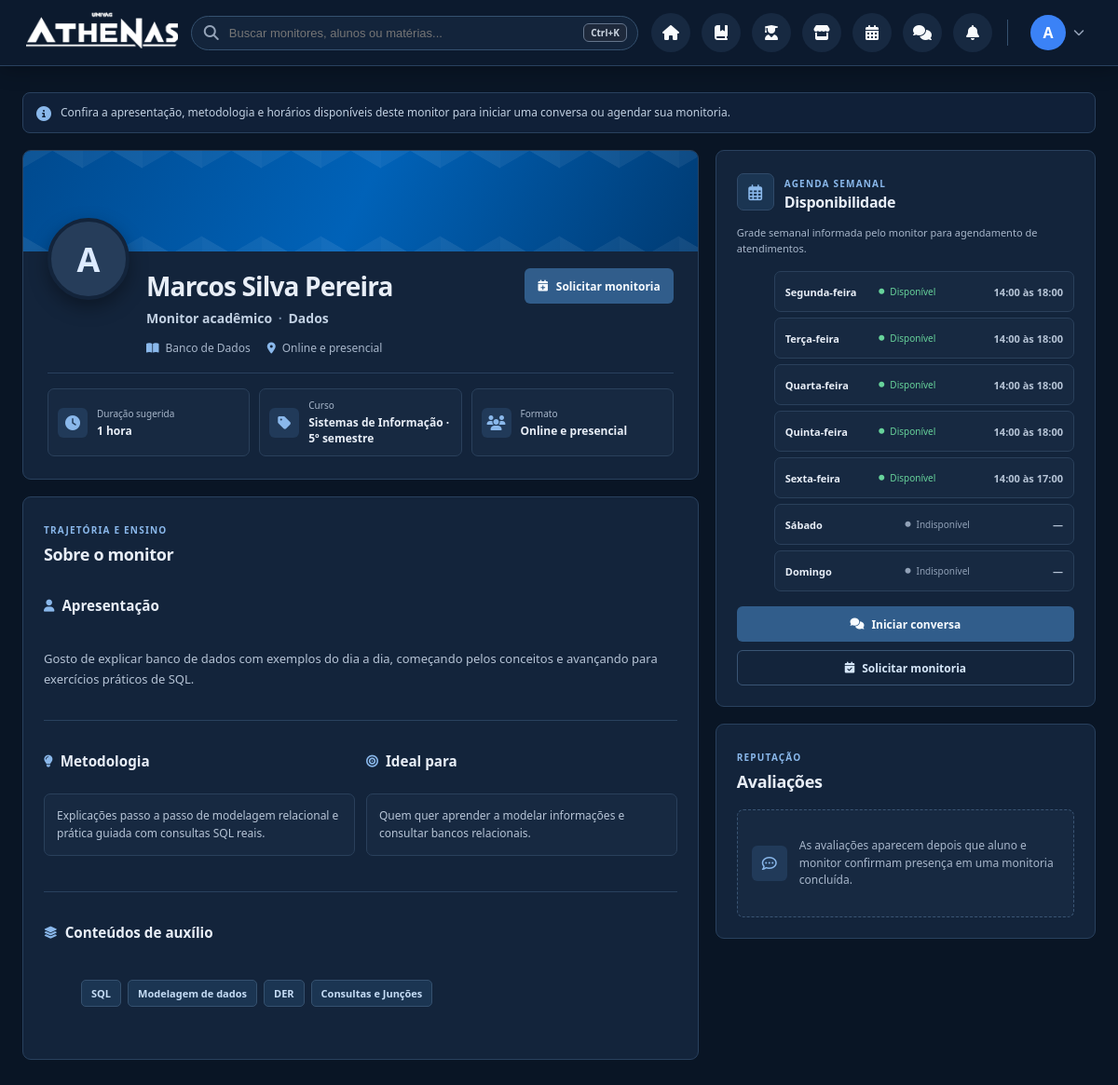
/views/monitor/perfilMonitor.php?id=1 (signed in), run on the app's committed database.
### tables this page shows
CREATE TABLE IF NOT EXISTS perfis_monitores (
    monitor_id INT PRIMARY KEY,
    area_atuacao VARCHAR(120) NOT NULL DEFAULT '',
    disciplina VARCHAR(120) NOT NULL DEFAULT '',
    local_atendimento VARCHAR(120) NOT NULL DEFAULT '',
    duracao_monitoria VARCHAR(40) NOT NULL DEFAULT '',
    modalidade VARCHAR(80) NOT NULL DEFAULT '',
    metodologia VARCHAR(500) NOT NULL DEFAULT '',
    ideal_para VARCHAR(300) NOT NULL DEFAULT '',
    topicos TEXT NOT NULL,
    atualizado_em TIMESTAMP NOT NULL DEFAULT CURRENT_TIMESTAMP ON UPDATE CURRENT_TIMESTAMP,
    CONSTRAINT fk_perfil_monitor_usuario
        FOREIGN KEY (monitor_id) REFERENCES usuarios(id) ON DELETE CASCADE
);

CREATE TABLE IF NOT EXISTS usuarios (
    id INT AUTO_INCREMENT PRIMARY KEY,
    nome VARCHAR(100) NOT NULL,
    email VARCHAR(100) NOT NULL UNIQUE,
    cpf VARCHAR(14) NOT NULL UNIQUE,
    senha VARCHAR(255) NOT NULL,
    tipo ENUM('aluno', 'monitor') NOT NULL DEFAULT 'aluno',
    bio VARCHAR(500) NOT NULL DEFAULT '',
    curso VARCHAR(120) NOT NULL DEFAULT '',
    periodo VARCHAR(40) NOT NULL DEFAULT '',
    foto_perfil MEDIUMBLOB NULL,
    foto_mime VARCHAR(30) NULL,
    notificar_mensagens TINYINT(1) NOT NULL DEFAULT 1,
    notificar_agendamentos TINYINT(1) NOT NULL DEFAULT 1,
    criado_em TIMESTAMP DEFAULT CURRENT_TIMESTAMP
);

CREATE TABLE IF NOT EXISTS disponibilidades_monitores (
    monitor_id INT NOT NULL,
    dia_semana TINYINT UNSIGNED NOT NULL,
    disponivel TINYINT(1) NOT NULL DEFAULT 0,
    hora_inicio TIME NULL,
    hora_fim TIME NULL,
    atualizado_em TIMESTAMP NOT NULL DEFAULT CURRENT_TIMESTAMP ON UPDATE CURRENT_TIMESTAMP,
    PRIMARY KEY (monitor_id, dia_semana),
    CONSTRAINT fk_disponibilidade_monitor_usuario
        FOREIGN KEY (monitor_id) REFERENCES usuarios(id) ON DELETE CASCADE,
    CONSTRAINT chk_disponibilidade_dia_semana
        CHECK (dia_semana BETWEEN 1 AND 7),
    CONSTRAINT chk_disponibilidade_horarios
        CHECK (
            (disponivel = 0 AND hora_inicio IS NULL AND hora_fim IS NULL)
            OR (disponivel = 1 AND hora_inicio IS NOT NULL AND hora_fim IS NOT NULL AND hora_inicio < hora_fim)
        )
);

### views/monitor/perfilMonitor.php (the view, shortened to what the rows shown need)
<?php
require_once __DIR__ . '/../../config/conexao.php';
$tipoUsuario = $_SESSION['usuario_tipo'];
$idUrl = isset($_GET['id']) ? filter_var($_GET['id'], FILTER_VALIDATE_INT) : null;
if ($tipoUsuario === 'monitor' && (!$idUrl || $idUrl === (int) $_SESSION['usuario_id'])) {
    $monitorIdAlvo = (int) $_SESSION['usuario_id'];
    $ehDono = true;
} else {
    $monitorIdAlvo = ($idUrl && $idUrl > 0) ? (int) $idUrl : 0;
}
$diasSemana = [
    1 => ['chave' => 'Seg', 'nome' => 'Segunda-feira'],
    2 => ['chave' => 'Ter', 'nome' => 'Terça-feira'],
    3 => ['chave' => 'Qua', 'nome' => 'Quarta-feira'],
    4 => ['chave' => 'Qui', 'nome' => 'Quinta-feira'],
    5 => ['chave' => 'Sex', 'nome' => 'Sexta-feira'],
    6 => ['chave' => 'Sab', 'nome' => 'Sábado'],
    7 => ['chave' => 'Dom', 'nome' => 'Domingo'],
];
$perfil = [
    'nome' => $_SESSION['usuario_nome'] ?? 'Monitor',
    'bio' => '',
    'curso' => '',
    'periodo' => '',
    'foto_mime' => null,
    'area_atuacao' => '',
    'disciplina' => '',
    'local_atendimento' => '',
    'duracao_monitoria' => '',
    'modalidade' => '',
    'metodologia' => '',
    'ideal_para' => '',
    'topicos' => '',
];
$horariosSemana = array_fill_keys(array_keys($diasSemana), [
    'disponivel' => false,
    'inicio' => '',
    'fim' => '',
]);
try {
    $stmt = $pdo->prepare(
        'SELECT u.id, u.nome, u.bio, u.curso, u.periodo, u.foto_mime,
                pm.area_atuacao, pm.disciplina, pm.local_atendimento,
                pm.duracao_monitoria, pm.modalidade, pm.metodologia,
                pm.ideal_para, pm.topicos
         FROM usuarios u
         LEFT JOIN perfis_monitores pm ON pm.monitor_id = u.id
         WHERE u.id = ? AND u.tipo = ?'
    );
    $stmt->execute([$monitorIdAlvo, 'monitor']);
    $dadosBanco = $stmt->fetch();
    foreach (array_keys($perfil) as $campo) {
        if ($dadosBanco[$campo] !== null) {
            $perfil[$campo] = $dadosBanco[$campo];
        }
    }
    $stmt = $pdo->prepare(
        'SELECT dia_semana, disponivel, hora_inicio, hora_fim
         FROM disponibilidades_monitores
         WHERE monitor_id = ?'
    );
    $stmt->execute([$monitorIdAlvo]);
    foreach ($stmt->fetchAll() as $horario) {
        $dia = (int) $horario['dia_semana'];
        if (isset($horariosSemana[$dia])) {
            $horariosSemana[$dia] = [
                'disponivel' => (bool) $horario['disponivel'],
                'inicio' => $horario['hora_inicio'] ? substr($horario['hora_inicio'], 0, 5) : '',
                'fim' => $horario['hora_fim'] ? substr($horario['hora_fim'], 0, 5) : '',
            ];
        }
    }
} catch (PDOException $e) {
    error_log($e->getMessage());
    http_response_code(500);
    exit('Não foi possível carregar o perfil do monitor.');
}
$nomeExibicao = $perfil['nome'];
$cursoPeriodo = implode(' · ', array_filter([$perfil['curso'], $perfil['periodo']]));
$topicos = array_filter(array_map('trim', explode(',', $perfil['topicos'])));
?>
<!DOCTYPE html>
<html lang="pt-BR">
<head>
    <link rel="stylesheet" href="https://cdnjs.cloudflare.com/ajax/libs/font-awesome/6.4.0/css/all.min.css">
    <link rel="stylesheet" href="../../assets/css/monitorTheme.css?v=6">
    <link rel="stylesheet" href="../../assets/css/perfilMonitor.css?v=7">
</head>
<body class="monitor-theme perfil-monitor-page">
    <?php include '../../includes/navbar.php'; ?>
    <main class="perfil-main-container">
        <div class="perfil-content-wrapper">
            <div class="perfil-grid">
                <div class="coluna-esquerda">
                    <article class="card-perfil-base">
                        <div class="perfil-apresentacao">
                            <div class="perfil-identidade-linha">
                                <div class="monitor-identificacao">
                                    <div class="monitor-dados-pessoais">
                                        <h1 id="displayNomeMonitor"><?php echo htmlspecialchars($nomeExibicao, ENT_QUOTES, 'UTF-8'); ?></h1>
                                        <p class="perfil-titulo-profissional">Monitor acadêmico <span aria-hidden="true">·</span> <span id="displayAreaAtuacao1"><?php echo htmlspecialchars($perfil['area_atuacao'] ?: 'Área não informada', ENT_QUOTES, 'UTF-8'); ?></span></p>
                                        <div class="perfil-metadados">
                                            <span><i class="fa-solid fa-book-open" aria-hidden="true"></i> <span id="displayDisciplina"><?php echo htmlspecialchars($perfil['disciplina'] ?: 'Disciplina não informada', ENT_QUOTES, 'UTF-8'); ?></span></span>
                                            <span><i class="fa-solid fa-location-dot" aria-hidden="true"></i> <span id="displayLocalAtendimento"><?php echo htmlspecialchars($perfil['local_atendimento'] ?: 'Atendimento não informado', ENT_QUOTES, 'UTF-8'); ?></span></span>
                                        </div>
                                    </div>
                                </div>
                            </div>
                            <div class="monitor-detalhes-academicos">
                                <div class="item-academico">
                                    <div>
                                        <small>Duração sugerida</small>
                                        <strong id="displayDuracao"><?php echo htmlspecialchars($perfil['duracao_monitoria'] ?: 'Não informada', ENT_QUOTES, 'UTF-8'); ?></strong>
                                    </div>
                                </div>
                                <div class="item-academico">
                                    <div>
                                        <small>Curso</small>
                                        <strong><?php echo htmlspecialchars($cursoPeriodo ?: 'Não informado', ENT_QUOTES, 'UTF-8'); ?></strong>
                                    </div>
                                </div>
                                <div class="item-academico">
                                    <div>
                                        <small>Formato</small>
                                        <strong id="displayModalidade"><?php echo htmlspecialchars($perfil['modalidade'] ?: 'Não informada', ENT_QUOTES, 'UTF-8'); ?></strong>
                                    </div>
                                </div>
                            </div>
                        </div>
                    </article>
                    <article class="card-conteudo-metodologia">
                        <div class="secao-cabecalho">
                            <div>
                                <h2>Sobre o monitor</h2>
                            </div>
                        </div>
                        <section class="secao-detalhe">
                            <div class="secao-titulo">
                                <i class="fa-solid fa-user"></i>
                                <h3>Apresentação</h3>
                            </div>
                            <p class="secao-texto" id="displaySobreTexto"><?php echo nl2br(htmlspecialchars($perfil['bio'] ?: 'Adicione uma apresentação para que os alunos conheçam sua experiência e forma de ensinar.', ENT_QUOTES, 'UTF-8')); ?></p>
                        </section>
                        <div class="grid-subsecoes secao-dividida">
                            <section class="secao-detalhe">
                                <div class="secao-titulo">
                                    <i class="fa-solid fa-lightbulb"></i>
                                    <h3>Metodologia</h3>
                                </div>
                                <div class="caixa-destaque" id="displayMetodologia"><?php echo nl2br(htmlspecialchars($perfil['metodologia'] ?: 'Descreva como costuma conduzir suas monitorias.', ENT_QUOTES, 'UTF-8')); ?></div>
                            </section>
                            <section class="secao-detalhe">
                                <div class="secao-titulo">
                                    <i class="fa-solid fa-bullseye"></i>
                                    <h3>Ideal para</h3>
                                </div>
                                <div class="caixa-destaque" id="displayIdealPara"><?php echo nl2br(htmlspecialchars($perfil['ideal_para'] ?: 'Indique para quais estudantes ou objetivos sua monitoria é mais indicada.', ENT_QUOTES, 'UTF-8')); ?></div>
                            </section>
                        </div>
                        <section class="secao-detalhe secao-dividida" id="secaoTopicos">
                            <ul class="lista-tags" id="displayListaTopicos">
                                <?php if ($topicos): ?>
                                    <?php foreach ($topicos as $topico): ?>
                                        <li><?php echo htmlspecialchars($topico, ENT_QUOTES, 'UTF-8'); ?></li>
                                    <?php endforeach; ?>
                                <?php else: ?>
                                    <li class="topicos-vazio">Adicione os conteúdos que você pode auxiliar.</li>
                                <?php endif; ?>
                            </ul>
                        </section>
                    </article>
                </div>
                <div class="coluna-direita">
                <article class="card-disponibilidade">
                    <div class="disponibilidade-header">
                        <div class="disponibilidade-titulo">
                            <div>
                                <h2>Disponibilidade</h2>
                            </div>
                        </div>
                    </div>
                    <ul class="lista-horarios" id="listaHorarios">
                        <?php foreach ($diasSemana as $dia => $dadosDia): ?>
                            <?php $horario = $horariosSemana[$dia]; ?>
                            <li class="item-horario" data-dia="<?php echo (int) $dia; ?>">
                                <span class="dia-horario"><?php echo htmlspecialchars($dadosDia['nome'], ENT_QUOTES, 'UTF-8'); ?></span>
                                <span class="status-badge <?php echo $horario['disponivel'] ? 'disponivel' : 'indisponivel'; ?>">
                                    <i class="fa-solid fa-circle" aria-hidden="true"></i>
                                    <?php echo $horario['disponivel'] ? 'Disponível' : 'Indisponível'; ?>
                                </span>
                                <span class="horario-texto">
                                    <?php echo $horario['disponivel']
                                        ? htmlspecialchars($horario['inicio'] . ' às ' . $horario['fim'], ENT_QUOTES, 'UTF-8')
                                        : '—'; ?>
                                </span>
                            </li>
                        <?php endforeach; ?>
                    </ul>
                    </article>
                    <article class="card-feedbacks">
                        <div class="secao-cabecalho">
                            <div>
                                <h2>Avaliações</h2>
                            </div>
                        </div>
                    </article>
                </div>
            </div>
        </div>
    </main>
</body>
</html>

### data on the page
perfis_monitores: monitor_id.nome "Marcos Silva Pereira", area_atuacao "Dados", disciplina "Banco de Dados", local_atendimento "Online e presencial", duracao_monitoria "1 hora", monitor_id.periodo "Sistemas de Informação · 5º semestre", modalidade "Online e presencial", monitor_id.bio "Gosto de explicar banco de dados com exemplos do dia a dia, começando pelos conceitos e avançando para exercícios práticos de SQL.", metodologia "Explicações passo a passo de modelagem relacional e prática guiada com consultas SQL reais.", ideal_para "Quem quer aprender a modelar informações e consultar bancos relacionais.", topicos "SQL", topicos "Modelagem de dados", topicos "DER", topicos "Consultas e Junções"
disponibilidades_monitores: nome "Domingo", dia_semana "Indisponível"

### other printed values
$inicialNome "A"
$dadosDia['nome'] "Segunda-feira"
$horario['inicio'] . ' às ' . $horario['fim'] "14:00 às 18:00"
$dadosDia['nome'] "Terça-feira"
$dadosDia['nome'] "Quarta-feira"
$dadosDia['nome'] "Quinta-feira"
$dadosDia['nome'] "Sexta-feira"
$horario['inicio'] . ' às ' . $horario['fim'] "14:00 às 17:00"
$dadosDia['nome'] "Sábado"
